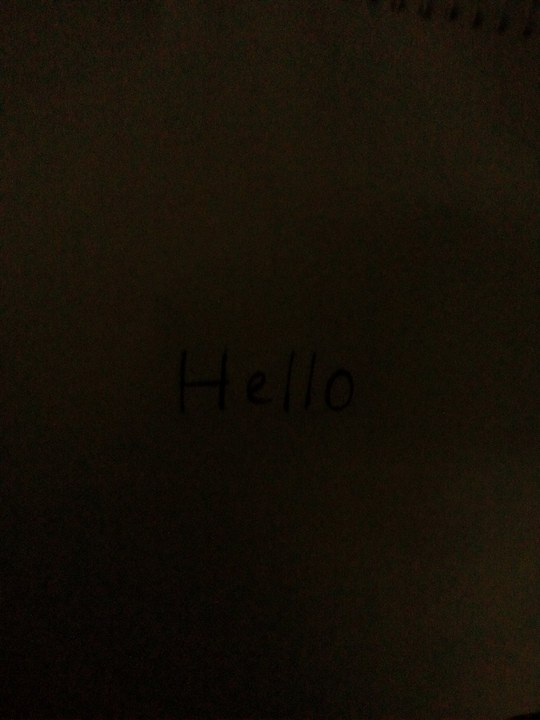
%> input picture rgb2binary1.jpg, 540 x 720 px
$ octave RGB_to_Binary_using_Locally_Adaptive_Thresholding.m   (GNU Octave 9; MATLAB toolbox functions it lacks are replaced by stand-ins)
%> lines starting %> are read from the running program, lines starting %| are printed output that depends on the picture
image1 = 'rgb2binary1.jpg';
% image2 = 'rgb2binary2.jpg'

image=imread(image1);
%> image is the input picture: size 720x540x3 uint8; mean R, G, B 21.6, 15.9, 6.8

first=rgb2gray(image);
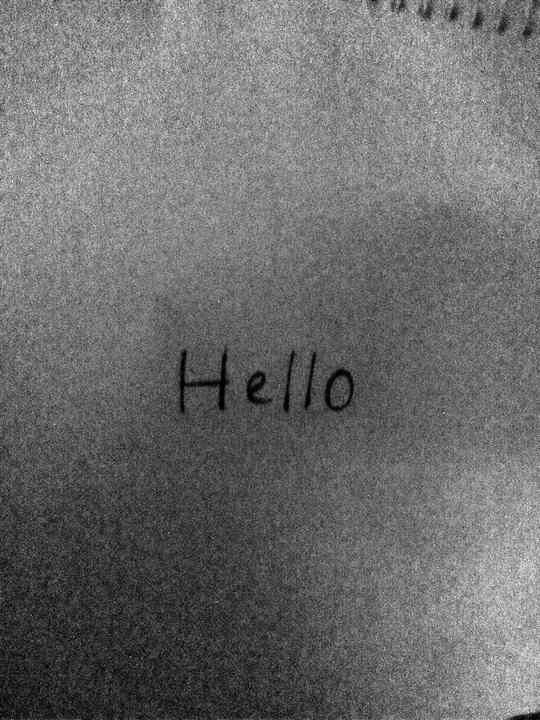
%> first: size 720x540 uint8; min 0, max 39, mean 16.5; drawn with min black and max white
first=imbinarize(first,'adaptive','ForegroundPolarity','dark','Sensitivity',0.2);
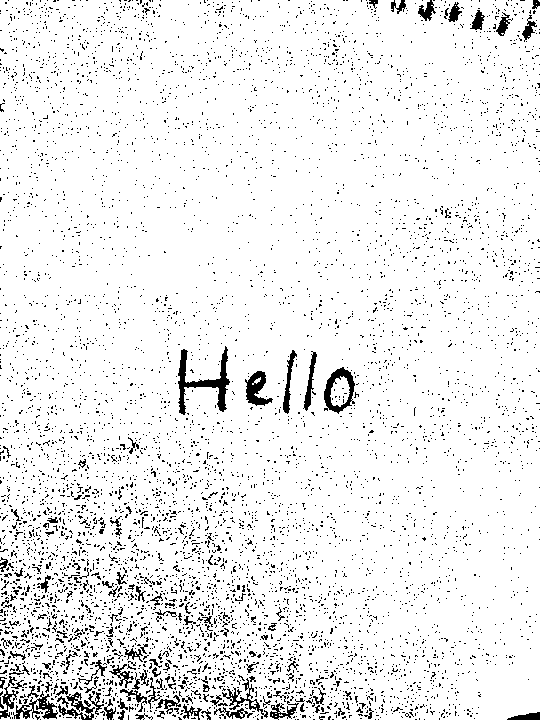
%> first: size 720x540 logical; 93.3% white; black in thin lines or dots

imshowpair(first,image,'montage');
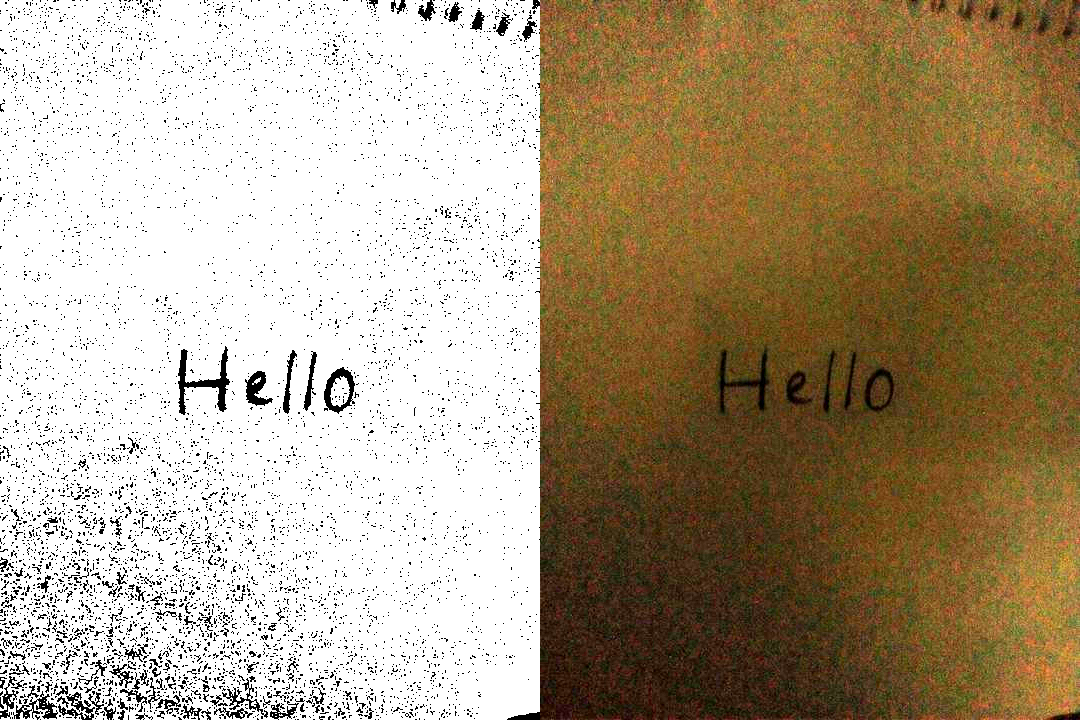
%> displayed picture: size 720x1080x3, on the screen's scale of 0 to 255; mean R, G, B 176.4, 161.2, 137.1
